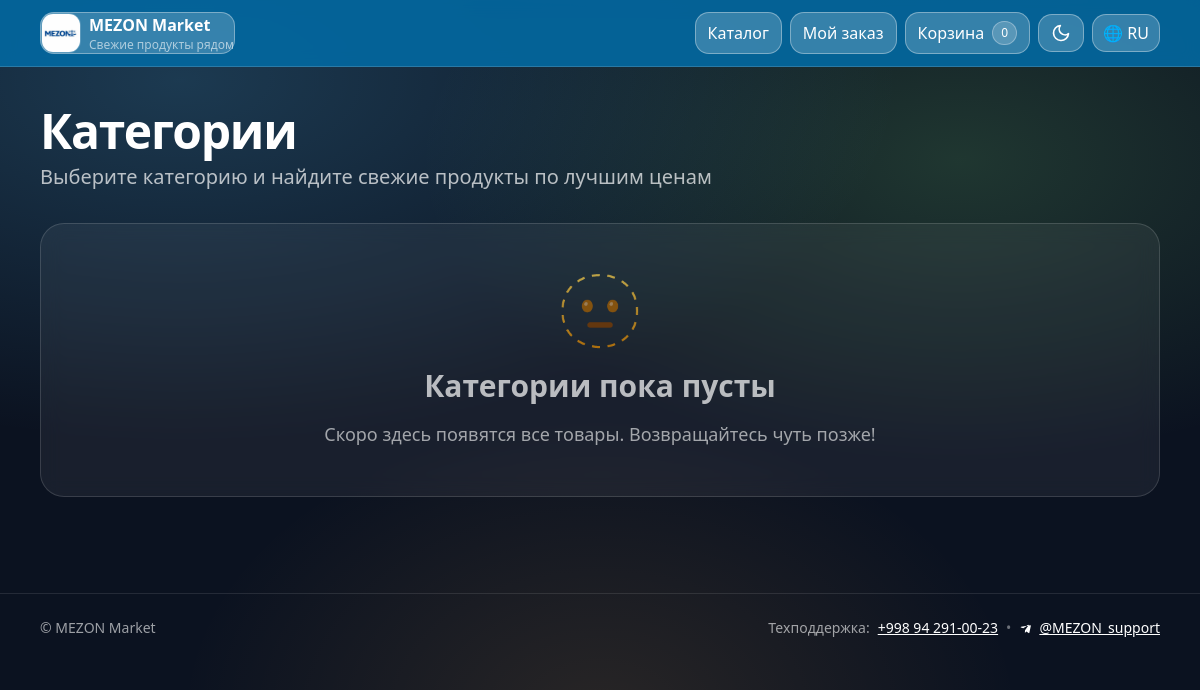
The app's page /, older data.
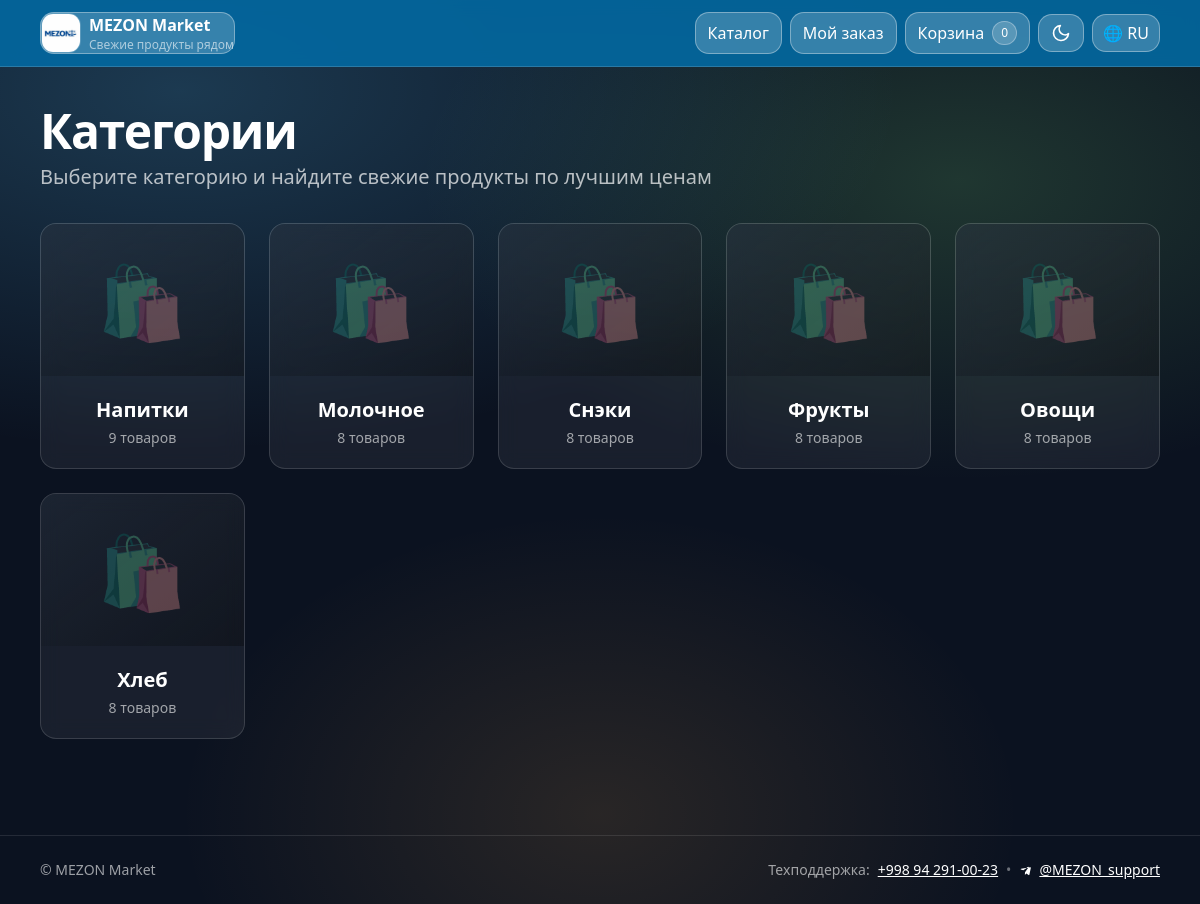
The same page, newer data.
### shop/models.py (models this page shows, shortened)
class Category(models.Model):
    name_ru = models.CharField(max_length=200)
    name_uz = models.CharField(max_length=200, blank=True, default="")
    name_uz_latn = models.CharField(max_length=200, blank=True, default="")
    image = models.ImageField(upload_to="categories/", blank=True, null=True)
    class Meta:
        verbose_name = "Категория"
        verbose_name_plural = "Категории"
    @property
    def name(self) -> str:
        key = _lang_key()
        val = getattr(self, f"name_{key}", "") or ""
        return val or self.name_ru

### shop/views.py (the view, shortened to what this page needs)
# urls.py: 2. Add a URL to urlpatterns:  path('', views.home, name='home')
def home(request):
    q = (request.GET.get("q") or "").strip()
    categories = Category.objects.all().order_by("id")
    base_qs = Product.objects.select_related("category").all()
    promo_products = base_qs.filter(
        old_price__isnull=False,
        old_price__gt=F("price"),
    ).order_by("-id")
    products = base_qs.order_by("-id")
    return render(
        request,
        "shop/home.html",
        {
            "categories": categories,
            "promo_products": promo_products,  # ✅ добавили
            "products": products,
            "q": q,
        },
    )

### orders/context_processors.py (called while the page is built)
def cart_count(request):
    cart = request.session.get("cart", {})
    try:
        count = sum(int(v) for v in cart.values())
    except Exception:
        count = 0
    return {"cart_count": count}

### shop/models.py (called while the page is built)
def _lang_key() -> str:
    lang = (get_language() or "ru").lower()
    if lang.startswith("uz") and ("latn" in lang or "uz_latn" in lang or "uz-latn" in lang):
        return "uz_latn"
    if lang.startswith("uz"):
        return "uz"
    return "ru"

### templates/shop/home.html (shortened to what this page needs)
{% extends "base.html" %}
{% load i18n %}
{% block content %}
<div class="mb-6 md:mb-8">
  <h1 class="text-3xl sm:text-4xl md:text-5xl font-extrabold text-white tracking-tight">
    {% trans "Категории" %}
  </h1>
  <p class="mt-2 text-lg md:text-xl text-white/70">
    {% trans "Выберите категорию и найдите свежие продукты по лучшим ценам" %}
  </p>
</div>
{% if categories %}
  <div class="grid grid-cols-2 sm:grid-cols-3 md:grid-cols-4 lg:grid-cols-5 gap-4 sm:gap-5 md:gap-6">
    {% for c in categories %}
      <a href="{% url 'category' c.id %}"
         class="group glass rounded-2xl overflow-hidden transition-all duration-300 hover:shadow-2xl hover:scale-[1.03] active:scale-95">
        <div class="relative aspect-[4/3] overflow-hidden bg-gradient-to-br from-gray-800/50 to-black/30">
          {% if c.image %}
            <img
              src="{{ c.image.url }}"
              alt="{{ c.name }}"
              class="w-full h-full object-cover transition-transform duration-500 group-hover:scale-110"
              loading="lazy"
            >
          {% else %}
            <div class="absolute inset-0 flex items-center justify-center text-white/30 text-5xl sm:text-6xl md:text-7xl">
              🛍️
            </div>
          {% endif %}
        </div>
        <div class="p-4 md:p-5 text-center">
          <h3 class="font-bold text-base sm:text-lg md:text-xl text-white group-hover:text-blue-300 transition-colors">
            {{ c.name }}
          </h3>
          {% if c.products.exists %}
            <p class="mt-1 text-sm text-white/60">
              {{ c.products.count }} {% trans "товаров" %}
            </p>
          {% endif %}
        </div>
      </a>
    {% endfor %}
  </div>
{% else %}
  <div class="glass p-8 md:p-12 rounded-3xl text-center text-white/70 mt-8">
    <div class="text-7xl mb-6">🫥</div>
    <h2 class="text-2xl md:text-3xl font-semibold mb-4">
      {% trans "Категории пока пусты" %}
    </h2>
    <p class="text-lg text-white/60">
      {% trans "Скоро здесь появятся все товары. Возвращайтесь чуть позже!" %}
    </p>
  </div>
{% endif %}
{% endblock %}

### templates/base.html (shortened to what this page needs)
{% load static i18n %}
<!doctype html>
<html lang="{{ LANGUAGE_CODE|default:'uz' }}">
<head>
  <script src="https://cdn.tailwindcss.com"></script>
  <link rel="stylesheet" href="{% static 'css/site.css' %}">
</head>
<body class="min-h-screen text-white">
<header id="siteHeader"
        class="sticky top-0 z-50 bg-sky-700/90 backdrop-blur border-b border-white/15
               transition-transform duration-300 will-change-transform">
  <div class="max-w-6xl mx-auto px-3 sm:px-4 py-2 sm:py-3 flex items-center justify-between gap-2">
    <a href="{% url 'home' %}" class="flex items-center gap-2 min-w-0">
      <img src="{% static 'img/logo.jpg' %}"
           alt="{% trans 'MEZON Market' %}"
           class="w-9 h-9 sm:w-10 sm:h-10 rounded-xl object-cover border border-white/20">
      <div class="min-w-0 leading-tight">
        <div class="font-extrabold truncate text-sm sm:text-base">{% trans "MEZON Market" %}</div>
        <div class="text-[11px] sm:text-xs text-white/60 truncate">{% trans "Свежие продукты рядом" %}</div>
      </div>
    </a>
    <nav class="flex flex-wrap justify-end items-center gap-1.5 sm:gap-2 text-[13px] sm:text-base max-w-[70%]">
      <a href="{% url 'home' %}"
         class="px-2.5 sm:px-3 py-1.5 sm:py-2 rounded-xl hover:bg-white/10 transition">
        {% trans "Каталог" %}
      </a>
      <a href="{% url 'track_order' %}"
         class="px-2.5 sm:px-3 py-1.5 sm:py-2 rounded-xl hover:bg-white/10 transition">
        {% trans "Мой заказ" %}
      </a>
      <a href="{% url 'cart' %}"
         class="px-2.5 sm:px-3 py-1.5 sm:py-2 rounded-xl hover:bg-white/10 transition flex items-center gap-2">
        {% trans "Корзина" %}
        <span class="min-w-6 h-6 px-2 rounded-full text-xs bg-white/10 border border-white/20 flex items-center justify-center">
          <span id="cartCount">{{ cart_count|default:0 }}</span>
        </span>
      </a>
      <button id="themeBtn" type="button"
              aria-label="{% trans 'Переключить тему' %}"
              class="px-2.5 sm:px-3 py-1.5 sm:py-2 rounded-xl
                     bg-white/20 border border-white/30 hover:bg-white/30 transition
                     flex items-center justify-center text-white">
        <span id="themeIcon" class="inline-flex w-5 h-5"></span>
      </button>
      <div class="relative">
  <button id="langBtn" type="button" class="px-2.5 py-1.5 bg-white/20 text-white flex items-center gap-2 rounded-xl">
    🌐 {{ LANGUAGE_CODE|upper }}
  </button>
</div>
    </nav>
  </div>
</header>
<section class="max-w-6xl mx-auto px-4 pt-4 sm:pt-5">
</section>
<main class="max-w-6xl mx-auto px-4 pt-5 pb-[calc(6rem+env(safe-area-inset-bottom))]">
  {% block content %}{% endblock %}
</main>
<footer class="border-t border-white/10">
  <div class="max-w-6xl mx-auto px-4 py-6 text-sm text-white/60 flex flex-col sm:flex-row justify-between gap-2">
    <div>© {{ now|date:"Y" }} MEZON Market</div>
    <div class="flex flex-col sm:flex-row sm:items-center gap-2">
      <span>{% trans "Техподдержка" %}:</span>
      <a href="tel:+998942910023" class="text-white underline hover:text-white/80 transition">+998 94 291-00-23</a>
      <span class="hidden sm:inline text-white/40">•</span>
      <a href="https://t.me/mezonmarketuz" target="_blank" rel="noopener"
         class="text-white underline hover:text-white/80 transition flex items-center gap-1">
        @MEZON_support
      </a>
    </div>
  </div>
</footer>
</body>
</html>

### static/css/site.css (style rules this page uses)
:root { --bg: #0b1220; --card: rgba(255,255,255,0.06); --card2: rgba(255,255,255,0.10); --stroke: rgba(255,255,255,0.14); --text: rgba(255,255,255,0.92); --muted: rgba(255,255,255,0.70); --accent: #7cdd7c; --accent2:#58c7ff; --shadow: 0 12px 30px rgba(0,0,0,0.25); }
body { background: radial-gradient(1200px 600px at 15% 10%, rgba(88,199,255,0.22), transparent 60%), radial-gradient(900px 500px at 80% 20%, rgba(124,221,124,0.18), transparent 60%), radial-gradient(700px 500px at 50% 90%, rgba(255,180,80,0.12), transparent 60%), var(--bg); color: var(--text); }
.glass { background: var(--card); border: 1px solid var(--stroke); backdrop-filter: blur(10px); border-radius: 18px; }
header a, header button { color:#fff; }
header #themeBtn, header #langBtn, header a.badge-soft, header a[href] { background: rgba(255,255,255,0.20); border: 1px solid rgba(255,255,255,0.35); border-radius: 14px; }
header .rounded-full { color:#fff !important; background: rgba(255,255,255,0.18) !important; border: 1px solid rgba(255,255,255,0.30) !important; }

Row changes from the older to the newer data that the page shows:
added Category: name "Напитки", products.count "9"
added Category: name "Молочное", products.count "8"
added Category: name "Снэки", products.count "8"
added Category: name "Фрукты", products.count "8"
added Category: name "Овощи", products.count "8"
added Category: name "Хлеб", products.count "8"
Text that changed along with them:
text no longer shown: "🫥 Категории пока пусты Скоро здесь появятся все товары. Возвращайтесь чуть позже!"
